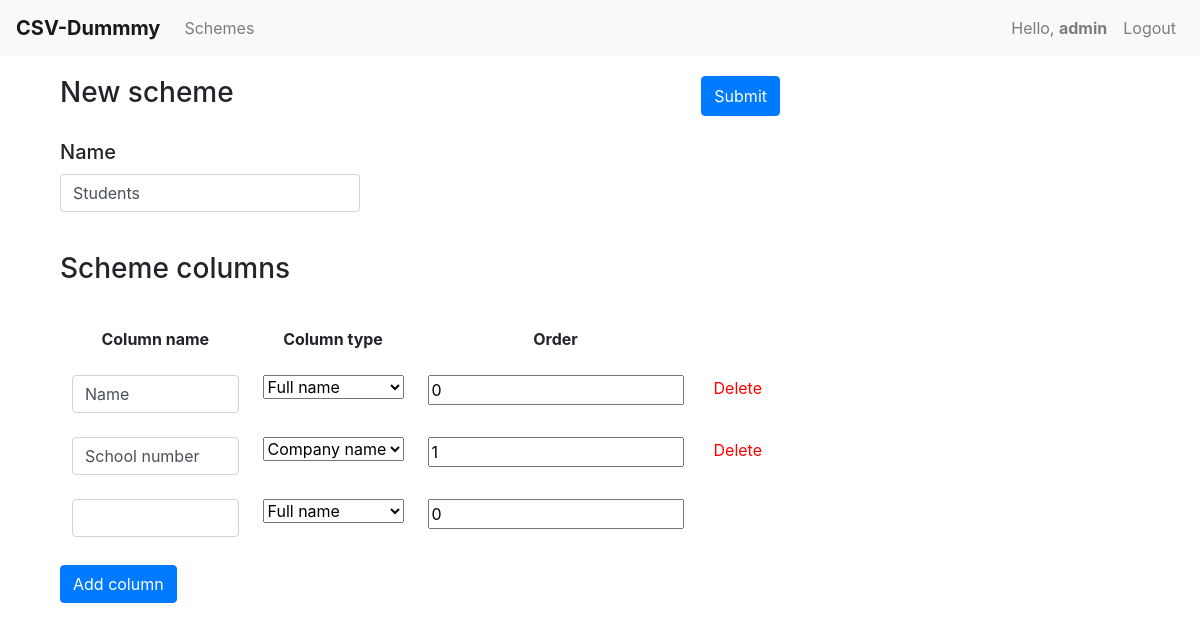
Page /scheme/47/edit/ (signed in) on the earlier database version.
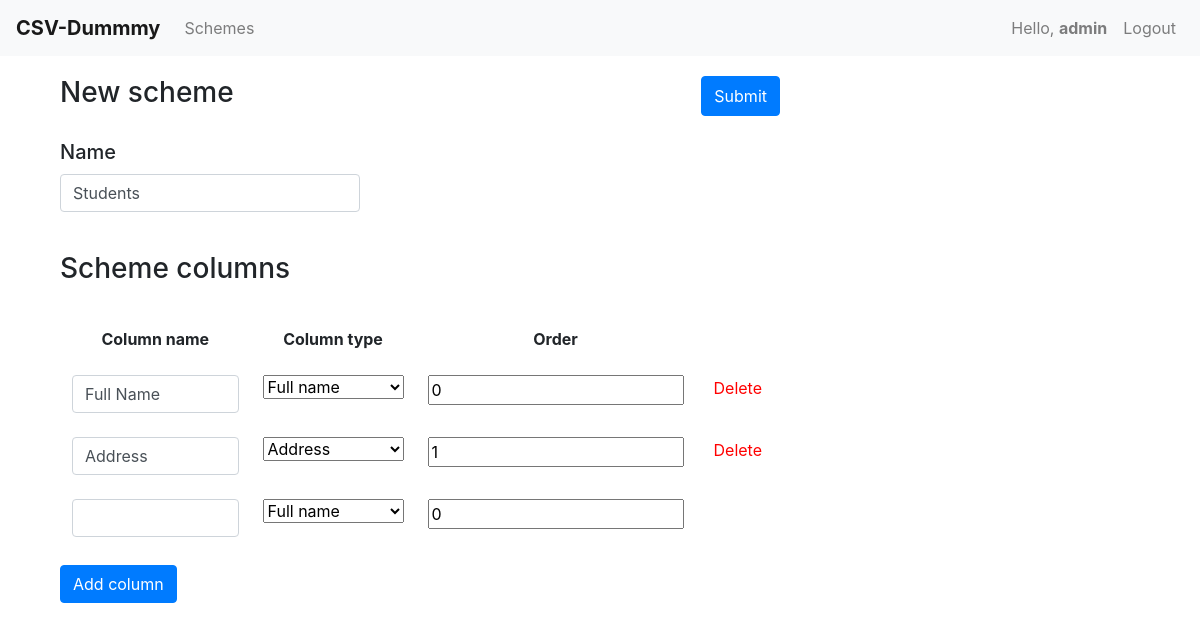
Same page on the later database version.
### main/models.py (models this page shows, shortened)
class DataSchemeColumn(models.Model):
    TYPES = (('Full name', 'Full name'), ('Job', 'Job'), ('Domain name', 'Domain name'), ('Company name', 'Company name'), ('Address', 'Address'))
    name = models.CharField(max_length=70)
    datatype = models.CharField(max_length=15, choices=TYPES)
    datascheme = models.ForeignKey(DataScheme, on_delete=models.CASCADE)

### main/views.py (the view, shortened to what this page needs)
# urls.py: path('scheme/<int:ID>/edit/', views.editScheme),
def editScheme(request, ID):
    if request.session.get('username', 0) == 0:
        return redirect('/login')
    scheme = DataScheme.objects.get(scheme_id=ID)
    if request.method == 'GET':
        context = []
        cur = 0
        for schemeColumn in list(DataSchemeColumn.objects.filter(datascheme=scheme)):
            context.append({'cur': cur, 'name': schemeColumn.name, 'type': schemeColumn.datatype})
            cur += 1
        return render(request, 'main/edit-scheme.html', {'columns': context, 'scheme_name': scheme.name, 'scheme_id': scheme.scheme_id, 'username': request.session['username']})

### main/templates/main/edit-scheme.html (shortened to what the changed rows need)
{% extends 'main/layout.html' %}
{% block content %}
{% load static %}
<link rel="stylesheet" href="{% static 'main/styleScheme.css' %}">
<div class="scheme">
    <form method="POST">
        <div class="columns">
            <table id="table" class="table table-borderless">
                <thead>
                    <tr>
                        <th style="border: none; text-align: center;">Сolumn name</th>
                        <th style="border: none; text-align: center;">Column type</th>
                        <th style="border: none; text-align: center;">Order</th>
                    </tr>
                </thead>
                <tbody>
                    {% for column in columns %}
                    <tr>
                        <td style="border: none; text-align: center;">
                            <input value="{{ column.name }}" name="columnName" type="text" class="form-control">
                        </td>
                        <td style="border: none; text-align: center;">
                            <select name="datatype" class="form-select form-select-sm" aria-label=".form-select-sm example">
                                {% if column.type == "Full name" %}
                                    <option selected name="datatype" value="Full name">Full name</option>
                                {% else %}
                                    <option name="datatype" value="Full name">Full name</option>
                                {% endif %}
                                {% if column.type == "Company name" %}
                                    <option selected name="datatype" value="Company name">Company name</option>
                                {% else %}
                                    <option name="datatype" value="Company name">Company name</option>
                                {% endif %}
                                {% if column.type == "Address" %}
                                    <option selected name="datatype" value="Address">Address</option>
                                {% else %}
                                    <option name="datatype" value="Address">Address</option>
                                {% endif %}
                            </select>
                        </td>
                        <td style="border: none; text-align: center;">
                            <input name="order" type="number" value="{{ column.cur }}" min="0">
                        </td>
                        <td style="border: none; text-align: center;">
                            <button onclick="delRow(this)" style="background: none; border: none; color: red">Delete</button>
                        </td>
                    </tr>
                    {% endfor %}
                </tbody>
                </table>
        </div>
    </form>
</div>
{% endblock %}

Differences in the rows shown:
removed DataSchemeColumn: columnName "Name", datatype "Full name"
removed DataSchemeColumn: columnName "School number", datatype "Company name"
added DataSchemeColumn: columnName "Full Name", datatype "Full name"
added DataSchemeColumn: columnName "Address", datatype "Address"
